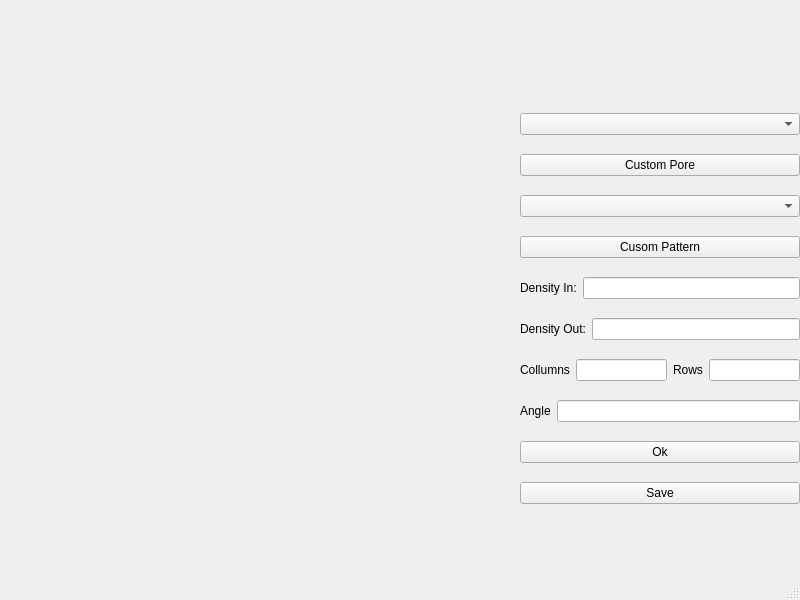
<?xml version="1.0" encoding="UTF-8"?>
<ui version="4.0">
 <class>MainWindow</class>
 <widget class="QMainWindow" name="MainWindow">
  <property name="geometry">
   <rect>
    <x>0</x>
    <y>0</y>
    <width>800</width>
    <height>600</height>
   </rect>
  </property>
  <property name="windowTitle">
   <string>MainWindow</string>
  </property>
  <widget class="QWidget" name="centralwidget">
   <widget class="QWidget" name="verticalLayoutWidget">
    <property name="geometry">
     <rect>
      <x>520</x>
      <y>100</y>
      <width>280</width>
      <height>421</height>
     </rect>
    </property>
    <layout class="QVBoxLayout" name="toolBar">
     <item>
      <widget class="QComboBox" name="shapes"/>
     </item>
     <item>
      <widget class="QPushButton" name="newPore">
       <property name="text">
        <string>Custom Pore</string>
       </property>
      </widget>
     </item>
     <item>
      <widget class="QComboBox" name="patterns"/>
     </item>
     <item>
      <widget class="QPushButton" name="pushButton">
       <property name="text">
        <string>Cusom Pattern</string>
       </property>
      </widget>
     </item>
     <item>
      <layout class="QHBoxLayout" name="denInLayout">
       <item>
        <widget class="QLabel" name="label">
         <property name="sizePolicy">
          <sizepolicy hsizetype="Preferred" vsizetype="Preferred">
           <horstretch>0</horstretch>
           <verstretch>0</verstretch>
          </sizepolicy>
         </property>
         <property name="text">
          <string>Density In:</string>
         </property>
        </widget>
       </item>
       <item>
        <widget class="QLineEdit" name="density_in"/>
       </item>
      </layout>
     </item>
     <item>
      <layout class="QHBoxLayout" name="denOutLayout">
       <item>
        <widget class="QLabel" name="label_2">
         <property name="text">
          <string>Density Out:</string>
         </property>
        </widget>
       </item>
       <item>
        <widget class="QLineEdit" name="densit_out"/>
       </item>
      </layout>
     </item>
     <item>
      <layout class="QHBoxLayout" name="horizontalLayout_5">
       <item>
        <widget class="QLabel" name="label_3">
         <property name="text">
          <string>Collumns</string>
         </property>
        </widget>
       </item>
       <item>
        <widget class="QLineEdit" name="collumns_num"/>
       </item>
       <item>
        <widget class="QLabel" name="label_4">
         <property name="text">
          <string>Rows</string>
         </property>
        </widget>
       </item>
       <item>
        <widget class="QLineEdit" name="rows_num"/>
       </item>
      </layout>
     </item>
     <item>
      <layout class="QHBoxLayout" name="horizontalLayout_6">
       <item>
        <widget class="QLabel" name="label_5">
         <property name="text">
          <string>Angle</string>
         </property>
        </widget>
       </item>
       <item>
        <widget class="QLineEdit" name="angle"/>
       </item>
      </layout>
     </item>
     <item>
      <widget class="QPushButton" name="OK">
       <property name="text">
        <string>Ok</string>
       </property>
      </widget>
     </item>
     <item>
      <widget class="QPushButton" name="save">
       <property name="text">
        <string>Save</string>
       </property>
      </widget>
     </item>
    </layout>
   </widget>
  </widget>
  <widget class="QMenuBar" name="menubar">
   <property name="geometry">
    <rect>
     <x>0</x>
     <y>0</y>
     <width>800</width>
     <height>22</height>
    </rect>
   </property>
  </widget>
  <widget class="QStatusBar" name="statusbar"/>
 </widget>
 <resources/>
 <connections/>
</ui>
